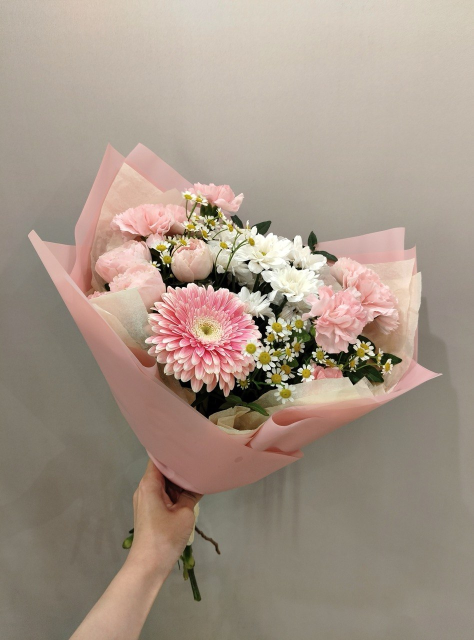
#> input picture agent-marketolog/foto/bukety-arhiv/buket-01.jpg, 947 x 1280 px (shown at 1/2 size); its folder holds 2 pictures in this run
$ python photo.py --in ../../agent-marketolog/foto/bukety-arhiv --out out.png
#> lines starting #> are read from the running program, lines starting #| are printed output that depends on the picture
#!/usr/bin/env python3
"""photo.py — пакетная обработка фото букетов: кроп, размер, водяной знак.

  python3 photo.py --in fotki --out gotovye --size 1080x1350 --watermark "Silver Song Flowers"
  python3 photo.py --in fotki --out gotovye --thumb      # 400×500 превью

Требует Pillow. Если его нет в системном Python, скрипт сам подключит
библиотеки встроенного Python DeepSeek Harness.
"""
import argparse
import os
import pathlib
import sys

try:
    from PIL import Image, ImageDraw, ImageFont
except ImportError:
    bundled = pathlib.Path.home() / ".dsh/dsh-runtimes/dsh-primary-runtime/dependencies/python/bin/python3"
    if bundled.exists() and pathlib.Path(sys.executable).resolve() != bundled.resolve():
        os.execv(str(bundled), [str(bundled), __file__, *sys.argv[1:]])
    sys.exit("Pillow не найден: запусти через встроенный Python DeepSeek Harness (см. tools/README.md)")

EXTS = {".jpg", ".jpeg", ".png", ".heic", ".webp"}


def parse_size(s):
    w, h = s.lower().split("x")
    return int(w), int(h)


def fit_crop(img, size):
    tw, th = size
    ratio = max(tw / img.width, th / img.height)
    nw, nh = int(img.width * ratio + 0.5), int(img.height * ratio + 0.5)
    img = img.resize((nw, nh), Image.LANCZOS)
    left = (nw - tw) // 2
    top = (nh - th) // 2
    return img.crop((left, top, left + tw, top + th))


def watermark(img, text):
    draw = ImageDraw.Draw(img, "RGBA")
    try:
        font = ImageFont.truetype("/System/Library/Fonts/Supplemental/Georgia.ttf", max(18, img.width // 38))
    except Exception:
        font = ImageFont.load_default()
    pad = max(14, img.width // 40)
    box = draw.textbbox((0, 0), text, font=font)
    tw, th = box[2] - box[0], box[3] - box[1]
    x, y = img.width - tw - pad, img.height - th - pad * 2
    draw.text((x + 1, y + 1), text, font=font, fill=(0, 0, 0, 70))
    draw.text((x, y), text, font=font, fill=(255, 255, 255, 190))
    return img


def main():
    p = argparse.ArgumentParser()
    p.add_argument("--in", dest="src", required=True)
    p.add_argument("--out", dest="dst", required=True)
    p.add_argument("--size", default="1080x1350")
    p.add_argument("--watermark", default="")
    p.add_argument("--thumb", action="store_true")
    a = p.parse_args()

    size = parse_size("400x500" if a.thumb else a.size)
    src, dst = pathlib.Path(a.src), pathlib.Path(a.dst)
    dst.mkdir(parents=True, exist_ok=True)
    files = [f for f in sorted(src.iterdir()) if f.suffix.lower() in EXTS]
    if not files:
        sys.exit(f"нет фото в {src}")

    done = 0
    for f in files:
        try:
            img = Image.open(f).convert("RGB")
#> img is the input picture: PIL image 947x1280 RGB; mean R, G, B 164.8, 149, 135.5
            img = fit_crop(img, size)
#> in fit_crop, `return img.crop((left, top, left + tw, top + th))`:
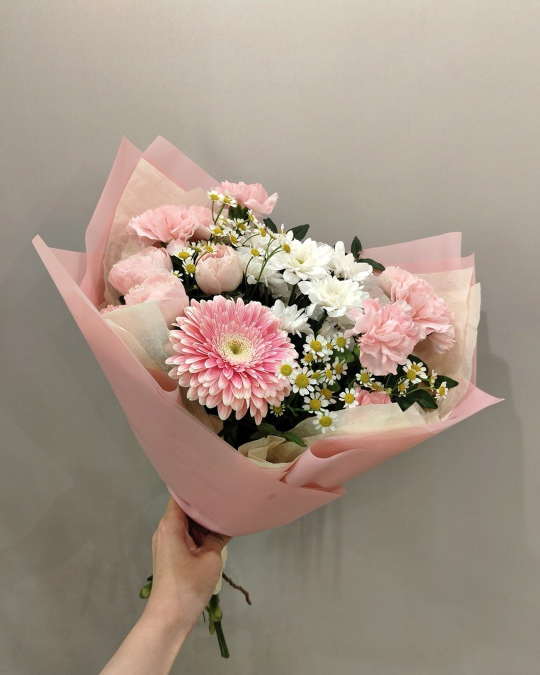
#> returned value: PIL image 1080x1350 RGB (shown at 1/2 size); mean R, G, B 164, 147.7, 134.2
            if a.watermark:
                img = watermark(img, a.watermark)
            out = dst / (f.stem + ".jpg")
            img.save(out, "JPEG", quality=90, optimize=True, progressive=True)
            done += 1
            print("ok", out.name, f"{out.stat().st_size // 1024} КБ")
        except Exception as e:
            print("пропуск", f.name, e)
#> pass 2 of the loop in main, `for f in files:`:
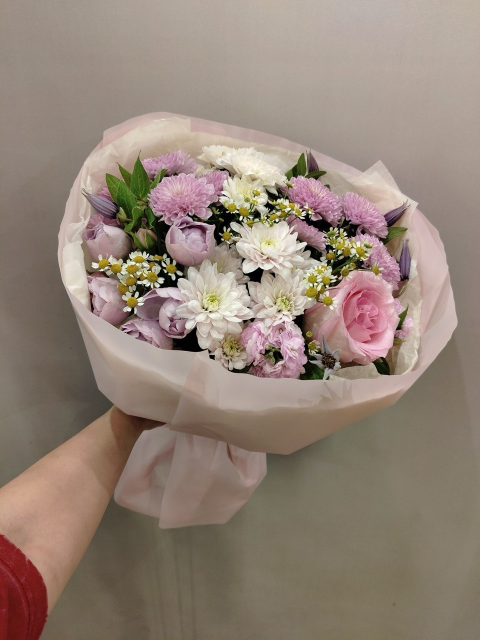
#> input picture agent-marketolog/foto/bukety-arhiv/buket-02.jpg, 960 x 1280 px (shown at 1/2 size)
#> in main, img is the input picture: PIL image 960x1280 RGB; mean R, G, B 147.5, 131.6, 119.2
#> img: PIL image 1080x1440 RGB
#> in fit_crop (call 2), `return img.crop((left, top, left + tw, top + th))`:
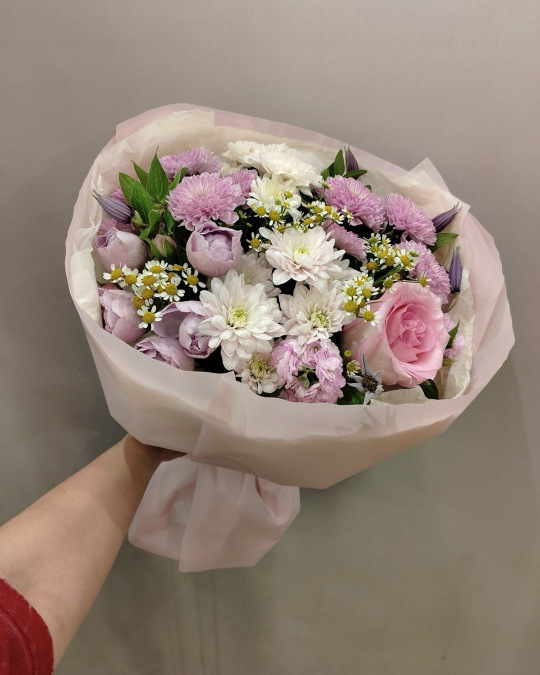
#> returned value: PIL image 1080x1350 RGB (shown at 1/2 size); mean R, G, B 147.6, 131.5, 119.2
    print(f"готово: {done} из {len(files)}")


if __name__ == "__main__":
    main()
